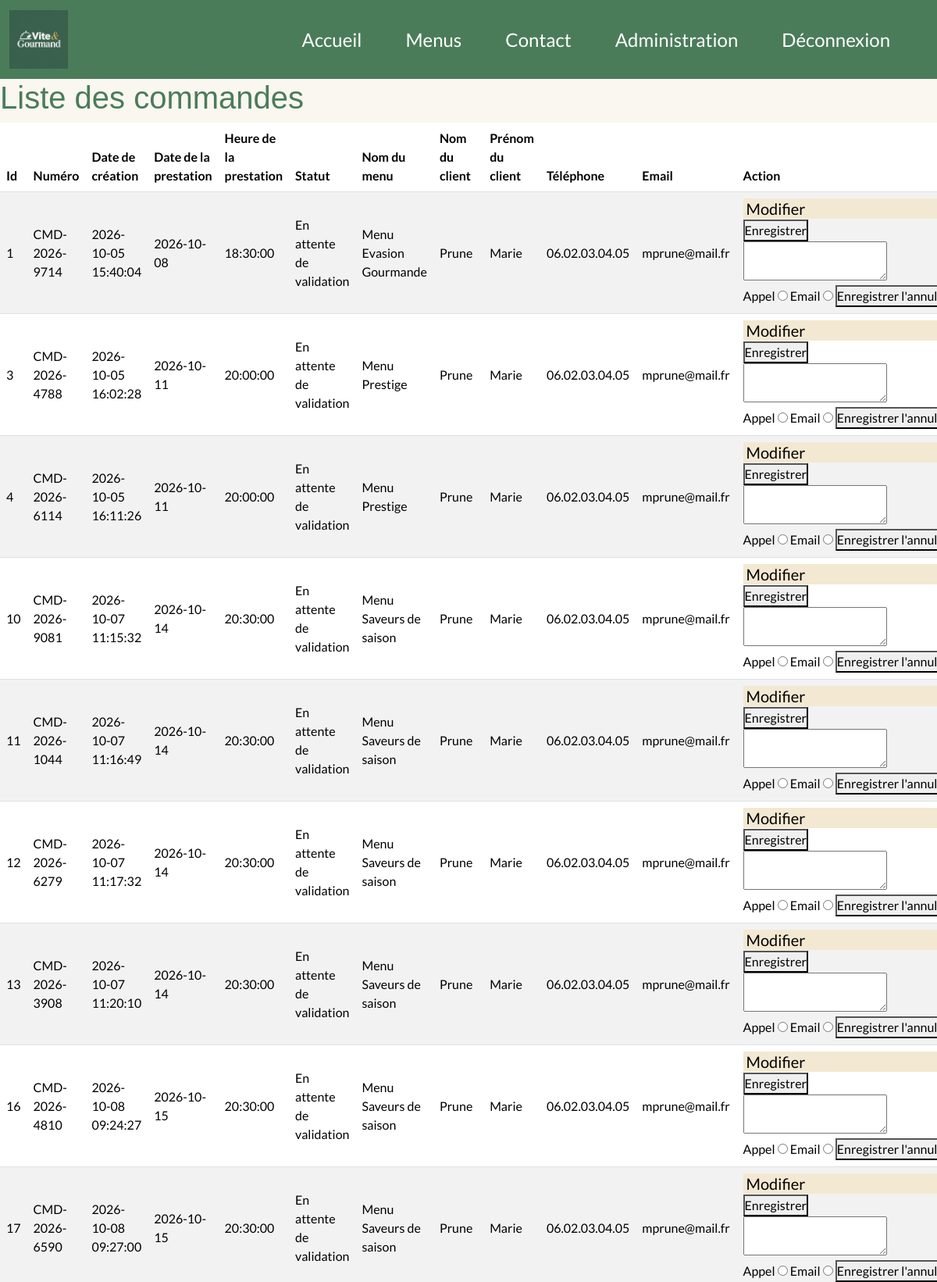
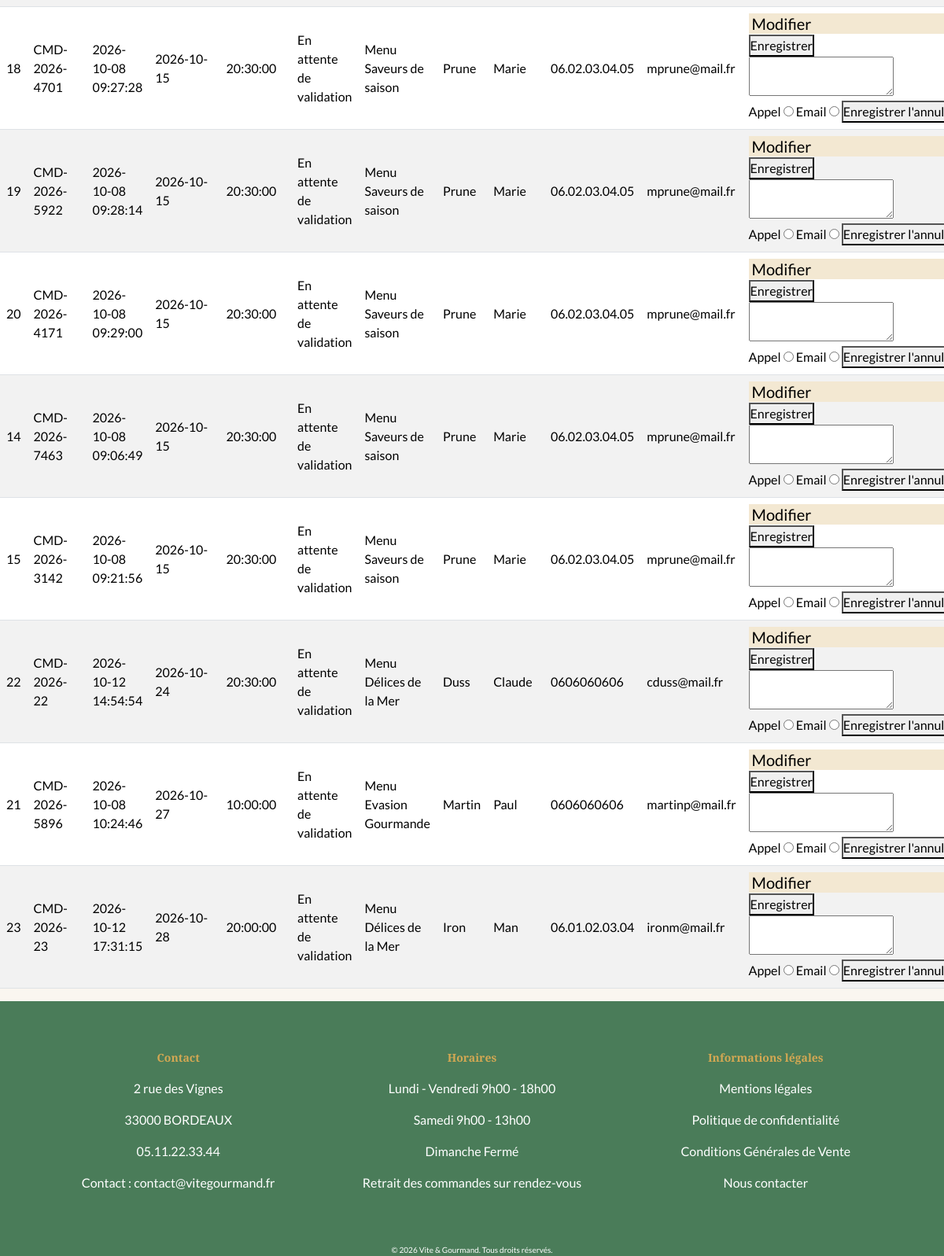
The app's page /?page=admin_commandes (signed in) with its own data (2 pictures, top to bottom).
### tables this page shows
CREATE TABLE IF NOT EXISTS commandes
(
id INT NOT NULL PRIMARY KEY AUTO_INCREMENT,
numero VARCHAR (20) UNIQUE NOT NULL,
statut VARCHAR (50) NOT NULL DEFAULT 'En attente de validation',
adresseLivraison VARCHAR (250) NOT NULL,
complementLivraison VARCHAR (250),
codePostalLivraison VARCHAR(20) NOT NULL,
communeLivraison VARCHAR(250) NOT NULL,
datePrestation DATE NOT NULL,
heurePrestation TIME NOT NULL,
nbPersonneCommande INTEGER NOT NULL,
prixTotal DECIMAL (10, 2) NOT NULL,
fraisLivraison DECIMAL (10, 2) NOT NULL,
montantRemise DECIMAL (10, 2) NOT NULL DEFAULT 0.00,
motifAnnulation VARCHAR (250),
modeContact VARCHAR (50),
dateCreation DATETIME NOT NULL DEFAULT CURRENT_TIMESTAMP,
menu_id INTEGER NOT NULL,
compte_id INTEGER NOT NULL,
Foreign Key (compte_id) REFERENCES comptes(id),
Foreign Key (menu_id) REFERENCES menus(id)
);

CREATE TABLE IF NOT EXISTS menus 
(
id INT NOT NULL PRIMARY KEY AUTO_INCREMENT,
nomMenu VARCHAR (250) NOT NULL,
description VARCHAR (250) NOT NULL,
theme VARCHAR (250) NOT NULL,
nbPersonneMin INTEGER NOT NULL,
prix FLOAT NOT NULL,
conditions VARCHAR (250) NOT NULL,
regime VARCHAR (250) NOT NULL,
allergenes VARCHAR (250) NOT NULL,
stock INTEGER NOT NULL,
image VARCHAR (250) NOT NULL
);

CREATE TABLE IF NOT EXISTS comptes 
(
id INT NOT NULL PRIMARY KEY AUTO_INCREMENT,
email VARCHAR (250) UNIQUE NOT NULL,
mot_de_passe_hash VARCHAR (250) NOT NULL,
nom VARCHAR (250) NOT NULL,
prenom VARCHAR (250) NOT NULL,
telephone VARCHAR (20),
adresse VARCHAR (250),
complement_adresse VARCHAR(250),
code_postal VARCHAR (20),
commune VARCHAR(250),
role VARCHAR (50) DEFAULT 'utilisateur',
actif BOOLEAN DEFAULT 1,
date_creation DATETIME DEFAULT CURRENT_TIMESTAMP
);

### src/Controller/CommandeController.php (called while the page is built, shortened)
<?php
class CommandeController
{
    private CommandeRepository $commandeRepository;
    public function __construct(CompteRepository $compteRepository, MenuRepository $menuRepository, CommandeRepository $commandeRepository, MailService $mailservice)
    {
        $this->commandeRepository = $commandeRepository;
    }
    public function showCommandesEmploye(): void {
        $listCommandes = $this->commandeRepository->findAllCommandesEmploye();
        require __DIR__ . '/../../templates/admin/admin_commandes.php';
    }
}

### src/Repository/CommandeRepository.php (called while the page is built, shortened)
<?php
class CommandeRepository {
    private Database $database;
    public function __construct(Database $database)
    {
        $this->database = $database;
    }
    public function findAllCommandesEmploye(): array
    {
        $pdo = $this->database->getConnection();
        $stmt = $pdo->prepare("SELECT c.id, c.numero, c.dateCreation, c.datePrestation, c.heurePrestation, c.statut, m.nomMenu, co.nom, co.prenom, co.telephone, co.email FROM commandes c, menus m, comptes co WHERE c.menu_id = m.id AND c.compte_id = co.id ORDER BY c.datePrestation, c.heurePrestation;");
        $stmt->execute([]);
        $result = $stmt->fetchAll(PDO::FETCH_ASSOC);
        return $result;
    }
}

### templates/admin/admin_commandes.php (the view, shortened to what this page needs)
<?php
    require __DIR__ . '/../partials/head.php';
?>
<body>
<?php
    require __DIR__ . '/../partials/header.php';
?>
<div>
    <h1 class="title-listCommandes">Liste des commandes</h1>
</div>
<div class="table-responsive list-commandes">
    <table class="table align-middle table-striped table-grey table-hover">
        <thead>
            <tr>
            <th scope="col">Id</th>
            <th scope="col">Numéro</th>
            <th scope="col">Date de création</th>
            <th scope="col">Date de la prestation</th>
            <th scope="col">Heure de la prestation</th>
            <th scope="col">Statut</th>
            <th scope="col">Nom du menu</th>
            <th scope="col">Nom du client</th>
            <th scope="col">Prénom du client</th>
            <th scope="col">Téléphone</th>
            <th scope="col">Email</th>
            <th scope="col">Action</th>
            </tr>
        </thead>
        <tbody>
    <?php foreach ($listCommandes as $listCommande): ?>
            <tr>
            <td><?=  htmlspecialchars($listCommande['id']) ?></td>
            <td><?=  htmlspecialchars($listCommande['numero']) ?></td>
            <td><?=  htmlspecialchars($listCommande['dateCreation']) ?></td>
            <td><?=  htmlspecialchars($listCommande['datePrestation']) ?></td>
            <td><?=  htmlspecialchars($listCommande['heurePrestation']) ?></td>
            <td><?=  htmlspecialchars($listCommande['statut']) ?></td>
            <td><?=  htmlspecialchars($listCommande['nomMenu']) ?></td>
            <td><?=  htmlspecialchars($listCommande['nom']) ?></td>
            <td><?=  htmlspecialchars($listCommande['prenom']) ?></td>
            <td><?=  htmlspecialchars($listCommande['telephone']) ?></td>
            <td><?=  htmlspecialchars($listCommande['email']) ?></td>
            <td>
                <?php if ($listCommande['statut'] !== 'Terminée' && $listCommande['statut'] !== 'Annulée'): ?><div aria-hidden="true"></div>
                <form action="/?page=admin_commandes" method="POST">
                    <div>
                        <select id="actionStatut" name="statut">
                            <option value="">Modifier</option>
                        </select>
                        <button type="submit">Enregistrer</button>
                        </div>
                </form>
                <form action="/?page=annuler_commande" method="POST">
                    <textarea name="motifAnnulation" id="motifAnnulation"></textarea>
                    <div>
                        <label for="modeContactAppel<?= $listCommande['id'] ?>">Appel</label>
                        <input type="radio" name="modeContact" id="modeContactAppel<?= $listCommande['id'] ?>" value="Appel">
                        <label for="modeContactEmail<?= $listCommande['id'] ?>">Email</label>
                        <input type="radio" name="modeContact" id="modeContactEmail<?= $listCommande['id'] ?>" value="Email">
                        <button type="submit">Enregistrer l'annulation</button>
                    </div>
                </form>
                <?php endif ?>
            </td>
            </tr>
    <?php endforeach ?>
        </tbody>
    </table>
</div>
<?php
    require __DIR__ . '/../partials/footer.php';
?>
</body>
</html>

### public/css/style.css (style rules this page uses)
* { margin: 0; padding: 0; box-sizing: border-box; }
:root { --primary: #4A7C59; --secondary: #C4714A; --accent: #D4A853; --avis: rgb(243, 232, 210); --bg: #FAF6F0; --text: #2C2C2C; }
html { width: 100%; }
body { background-color: var(--bg); }
[class*="title"] { font-family: Playfair display, sans-serif; color: var(--primary); }
body { font-family: lato, sans-serif; }
select { border: none; outline: none; background-color: var(--avis); font-size: 20px; }

### records on screen
commandes: id "1", numero "CMD-2026-9714", dateCreation "2026-10-05 15:40:04", datePrestation "2026-10-08", heurePrestation "18:30:00", statut "En attente de validation", menu.nomMenu "Menu Evasion Gourmande", compte.nom "Prune", compte.prenom "Marie", compte.telephone "06.02.03.04.05", compte.email "mprune@mail.fr"
commandes: id "3", numero "CMD-2026-4788", dateCreation "2026-10-05 16:02:28", datePrestation "2026-10-11", heurePrestation "20:00:00", statut "En attente de validation", menu.nomMenu "Menu Prestige", compte.nom "Prune", compte.prenom "Marie", compte.telephone "06.02.03.04.05", compte.email "mprune@mail.fr"
commandes: id "4", numero "CMD-2026-6114", dateCreation "2026-10-05 16:11:26", datePrestation "2026-10-11", heurePrestation "20:00:00", statut "En attente de validation", menu.nomMenu "Menu Prestige", compte.nom "Prune", compte.prenom "Marie", compte.telephone "06.02.03.04.05", compte.email "mprune@mail.fr"
commandes: id "10", numero "CMD-2026-9081", dateCreation "2026-10-07 11:15:32", datePrestation "2026-10-14", heurePrestation "20:30:00", statut "En attente de validation", menu.nomMenu "Menu Saveurs de saison", compte.nom "Prune", compte.prenom "Marie", compte.telephone "06.02.03.04.05", compte.email "mprune@mail.fr"
commandes: id "11", numero "CMD-2026-1044", dateCreation "2026-10-07 11:16:49", datePrestation "2026-10-14", heurePrestation "20:30:00", statut "En attente de validation", menu.nomMenu "Menu Saveurs de saison", compte.nom "Prune", compte.prenom "Marie", compte.telephone "06.02.03.04.05", compte.email "mprune@mail.fr"
commandes: id "12", numero "CMD-2026-6279", dateCreation "2026-10-07 11:17:32", datePrestation "2026-10-14", heurePrestation "20:30:00", statut "En attente de validation", menu.nomMenu "Menu Saveurs de saison", compte.nom "Prune", compte.prenom "Marie", compte.telephone "06.02.03.04.05", compte.email "mprune@mail.fr"
commandes: id "13", numero "CMD-2026-3908", dateCreation "2026-10-07 11:20:10", datePrestation "2026-10-14", heurePrestation "20:30:00", statut "En attente de validation", menu.nomMenu "Menu Saveurs de saison", compte.nom "Prune", compte.prenom "Marie", compte.telephone "06.02.03.04.05", compte.email "mprune@mail.fr"
commandes: id "16", numero "CMD-2026-4810", dateCreation "2026-10-08 09:24:27", datePrestation "2026-10-15", heurePrestation "20:30:00", statut "En attente de validation", menu.nomMenu "Menu Saveurs de saison", compte.nom "Prune", compte.prenom "Marie", compte.telephone "06.02.03.04.05", compte.email "mprune@mail.fr"
commandes: id "17", numero "CMD-2026-6590", dateCreation "2026-10-08 09:27:00", datePrestation "2026-10-15", heurePrestation "20:30:00", statut "En attente de validation", menu.nomMenu "Menu Saveurs de saison", compte.nom "Prune", compte.prenom "Marie", compte.telephone "06.02.03.04.05", compte.email "mprune@mail.fr"
commandes: id "18", numero "CMD-2026-4701", dateCreation "2026-10-08 09:27:28", datePrestation "2026-10-15", heurePrestation "20:30:00", statut "En attente de validation", menu.nomMenu "Menu Saveurs de saison", compte.nom "Prune", compte.prenom "Marie", compte.telephone "06.02.03.04.05", compte.email "mprune@mail.fr"
commandes: id "19", numero "CMD-2026-5922", dateCreation "2026-10-08 09:28:14", datePrestation "2026-10-15", heurePrestation "20:30:00", statut "En attente de validation", menu.nomMenu "Menu Saveurs de saison", compte.nom "Prune", compte.prenom "Marie", compte.telephone "06.02.03.04.05", compte.email "mprune@mail.fr"
commandes: id "20", numero "CMD-2026-4171", dateCreation "2026-10-08 09:29:00", datePrestation "2026-10-15", heurePrestation "20:30:00", statut "En attente de validation", menu.nomMenu "Menu Saveurs de saison", compte.nom "Prune", compte.prenom "Marie", compte.telephone "06.02.03.04.05", compte.email "mprune@mail.fr"
commandes: id "14", numero "CMD-2026-7463", dateCreation "2026-10-08 09:06:49", datePrestation "2026-10-15", heurePrestation "20:30:00", statut "En attente de validation", menu.nomMenu "Menu Saveurs de saison", compte.nom "Prune", compte.prenom "Marie", compte.telephone "06.02.03.04.05", compte.email "mprune@mail.fr"
commandes: id "15", numero "CMD-2026-3142", dateCreation "2026-10-08 09:21:56", datePrestation "2026-10-15", heurePrestation "20:30:00", statut "En attente de validation", menu.nomMenu "Menu Saveurs de saison", compte.nom "Prune", compte.prenom "Marie", compte.telephone "06.02.03.04.05", compte.email "mprune@mail.fr"
commandes: id "22", numero "CMD-2026-22", dateCreation "2026-10-12 14:54:54", datePrestation "2026-10-24", heurePrestation "20:30:00", statut "En attente de validation", menu.nomMenu "Menu Délices de la Mer", compte.nom "Duss", compte.prenom "Claude", compte.telephone "0606060606", compte.email "cduss@mail.fr"
commandes: id "21", numero "CMD-2026-5896", dateCreation "2026-10-08 10:24:46", datePrestation "2026-10-27", heurePrestation "10:00:00", statut "En attente de validation", menu.nomMenu "Menu Evasion Gourmande", compte.nom "Martin", compte.prenom "Paul", compte.telephone "0606060606", compte.email "martinp@mail.fr"
commandes: id "23", numero "CMD-2026-23", dateCreation "2026-10-12 17:31:15", datePrestation "2026-10-28", heurePrestation "20:00:00", statut "En attente de validation", menu.nomMenu "Menu Délices de la Mer", compte.nom "Iron", compte.prenom "Man", compte.telephone "06.01.02.03.04", compte.email "ironm@mail.fr"
